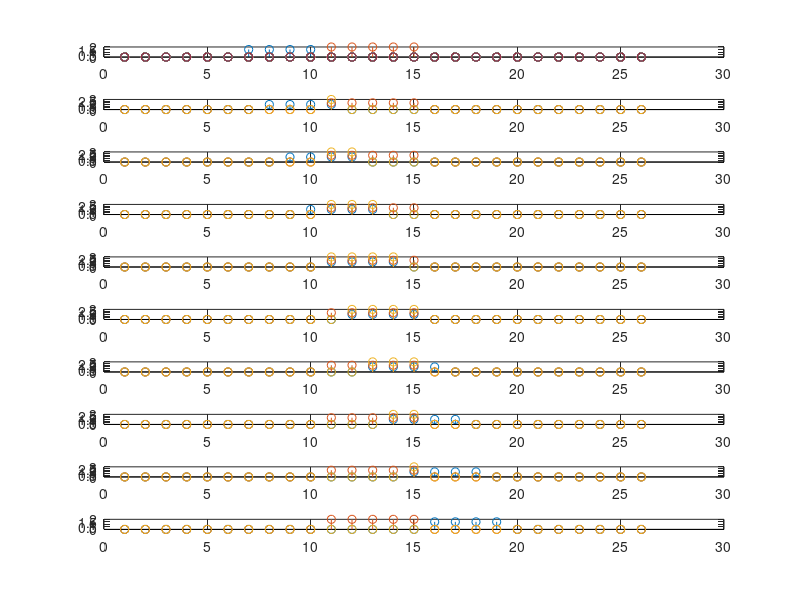

MATLAB code to generate this figure:
x = [ 0 0 0 0 0 0 1.5 1.5 1.5 1.5 0 0 0 0 0 0 0 0 0 0 0 0 0 0 0 0]';
y = [ 0 0 0 0 0 0 0 0 0 0 2 2 2 2 2 0 0 0 0 0 0 0 0 0 0 0]';
q = zeros(26)';
z = [x, y, q];

figure
for i = 1:10
subplot (10,1,i)
stem(z)
x=x';
x = [x(end),x(1:25)];
x=x';
q = x.*y;
z = [x, y, q];
end

j = 0;
for i = 1:100
    j = i+j;
end
j
